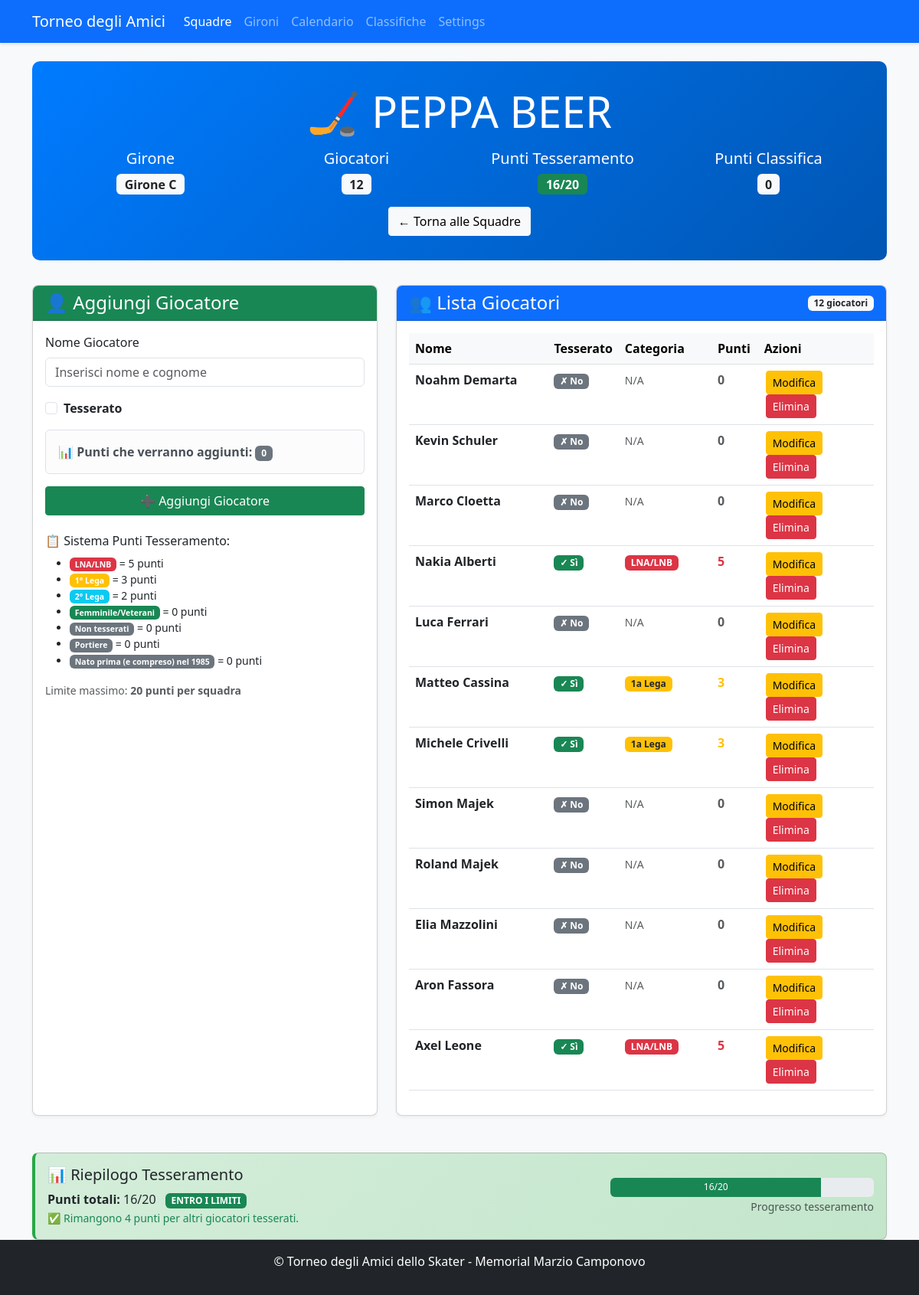
/team/15, run on an earlier commit of the app's database.
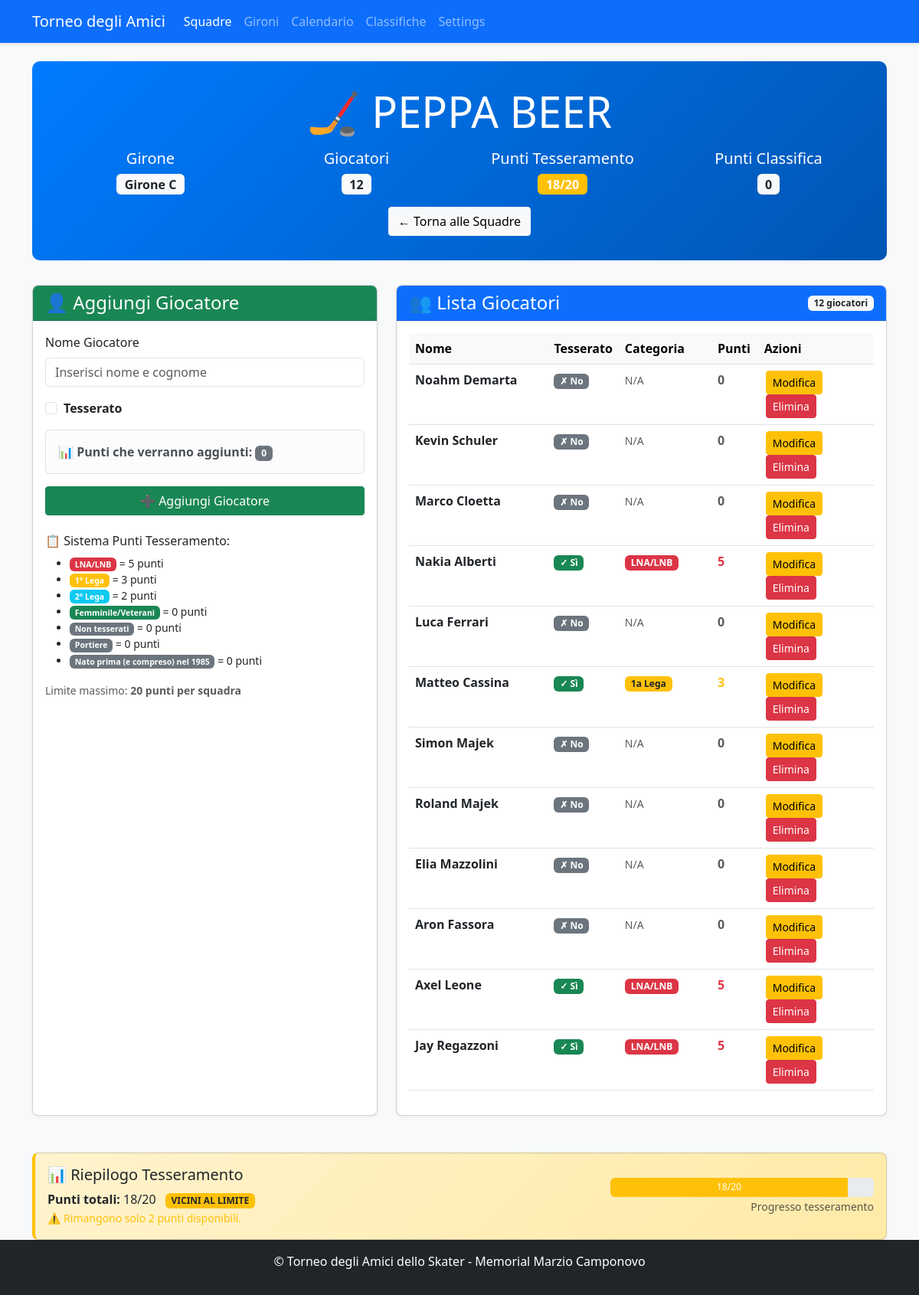
And on a later commit of the database.
### app.py (models this page shows, shortened)
class Player(db.Model):
    id = db.Column(db.Integer, primary_key=True)
    name = db.Column(db.String(100), nullable=False)
    team_id = db.Column(db.Integer, db.ForeignKey('team.id'), nullable=False)
    is_registered = db.Column(db.Boolean, default=False)
    category = db.Column(db.String(20))  # LNA/LNB, 1a Lega, 2a Lega, Non tesserato
    goals = db.Column(db.Integer, default=0)
    assists = db.Column(db.Integer, default=0)
    penalties = db.Column(db.Integer, default=0)
    @property
    def registration_points(self):
        if not self.is_registered:
            return 0  # Non tesserato = 0 punti
        points_map = {
            'LNA/LNB': 5,     # LNA/LNB = 5 punti
            '1a Lega': 3,     # 1° Lega = 3 punti
            '2a Lega': 2,     # 2° Lega = 2 punti
            'Femminile': 0,   # Femminile = 0 punti
            'Veterani': 0,     # Veterani = 0 punti
            'Portiere': 0,     # Portiere = 0 punti
            'Old': 0
        }
        return points_map.get(self.category, 0)  # Default 0 punti se categoria non riconosciuta

### app.py (the view, shortened to what this page needs)
@app.route('/team/<int:team_id>', methods=['GET', 'POST'])
def team_detail(team_id):
    team = Team.query.get_or_404(team_id)
    return render_template('team_detail.html', team=team)

### app.py (called while the page is built, shortened)
def get_tournament_dates():
    try:
        if db.inspect(db.engine).has_table('tournament_settings'):
            settings = TournamentSettings.query.first()
            if settings and settings.qualification_day1:
                return {
                    'qualification_day1': settings.qualification_day1,
                    'qualification_day2': settings.qualification_day2,
                    'quarterfinals_ml': settings.quarterfinals_ml_date,
                    'quarterfinals_bl': settings.quarterfinals_bl_date,
                    'semifinals_ml': settings.semifinals_ml_date,
                    'semifinals_bl': settings.semifinals_bl_date,
                    'finals': settings.finals_date
                }
    except Exception as e:
        print(f"Errore nel recupero date da settings: {e}")

    @property
    def games_played(self):
        return self.wins + self.losses + self.draws

    @property
    def player_points_total(self):
        return sum(player.registration_points for player in self.players)

### templates/team_detail.html (shortened to what the changed rows need)
<!DOCTYPE html>
<html lang="it">
<head>
    <link rel="stylesheet" href="https://cdn.jsdelivr.net/npm/bootstrap@5.3.0/dist/css/bootstrap.min.css">
    <link rel="stylesheet" href="{{ url_for('static', filename='style.css') }}">
</head>
<body class="d-flex flex-column min-vh-100">
    <div class="container mt-4">
        <div class="team-header text-center">
            <h1 class="display-4 mb-3">🏒 {{ team.name }}</h1>
            <div class="row">
                <div class="col-md-3">
                    <h5>Punti Tesseramento</h5>
                    <span class="badge {% if team.player_points_total > 20 %}bg-danger{% elif team.player_points_total >= 18 %}bg-warning{% else %}bg-success{% endif %} fs-6">
                        {{ team.player_points_total }}/20
                    </span>
                </div>
            </div>
        </div>
        <div class="row">
            <div class="col-lg-7 mb-4">
                <div class="card h-100">
                    <div class="card-body">
                        {% if team.players %}
                            <div class="table-responsive">
                                <table class="table table-hover">
                                    <thead class="table-light">
                                        <tr>
                                            <th width="30%">Nome</th>
                                            <th width="15%">Tesserato</th>
                                            <th width="20%">Categoria</th>
                                            <th width="10%">Punti</th>
                                            <th width="25%">Azioni</th>
                                        </tr>
                                    </thead>
                                    <tbody>
                                        {% for player in team.players %}
                                            <tr class="player-card">
                                                <td>
                                                    <strong>{{ player.name }}</strong>
                                                </td>
                                                <td>
                                                    {% if player.is_registered %}
                                                        <span class="badge bg-success">✓ Sì</span>
                                                    {% else %}
                                                        <span class="badge bg-secondary">✗ No</span>
                                                    {% endif %}
                                                </td>
                                                <td>
                                                    {% if player.category %}
                                                        <span class="badge category-badge {% if player.category == 'LNA/LNB' %}bg-danger{% elif player.category == '1a Lega' %}bg-warning text-dark{% elif player.category == '2a Lega' %}bg-info{% elif player.category == 'Femminile' %}bg-success{% elif player.category == 'Veterani' %}bg-success{% else %}bg-secondary{% endif %}">
                                                            {{ player.category }}
                                                        </span>
                                                    {% else %}
                                                        <span class="text-muted small">N/A</span>
                                                    {% endif %}
                                                </td>
                                                <td>
                                                    <strong class="{% if player.registration_points == 5 %}text-danger{% elif player.registration_points == 3 %}text-warning{% elif player.registration_points == 2 %}text-info{% else %}text-muted{% endif %}">
                                                        {{ player.registration_points }}
                                                    </strong>
                                                </td>
                                                <td>
                                                    <div class="action-buttons">
                                                        <a href="{{ url_for('edit_player', player_id=player.id) }}"
                                                           class="btn btn-sm btn-warning"
                                                           title="Modifica {{ player.name }}">
                                                            Modifica
                                                        </a>
                                                        <form action="{{ url_for('delete_player', player_id=player.id) }}"
                                                              method="post"
                                                              class="d-inline">
                                                            <button type="submit"
                                                                    class="btn btn-sm btn-danger"
                                                                    onclick="return confirm('Sei sicuro di voler eliminare {{ player.name }}?\n\nQuesta azione eliminerà anche tutte le sue statistiche di gioco.')"
                                                                    title="Elimina {{ player.name }}">
                                                                Elimina
                                                            </button>
                                                        </form>
                                                    </div>
                                                </td>
                                            </tr>
                                        {% endfor %}
                                    </tbody>
                                </table>
                            </div>
                        {% endif %}
                    </div>
                </div>
            </div>
        </div>
        <div class="row mt-4">
            <div class="col-12">
                <div class="card points-card {% if team.player_points_total > 20 %}danger{% elif team.player_points_total >= 18 %}warning{% endif %}">
                    <div class="card-body">
                        <div class="row align-items-center">
                            <div class="col-md-8">
                                <h5 class="mb-0">
                                    📊 Riepilogo Tesseramento
                                </h5>
                                <div class="mt-2">
                                    <strong>Punti totali:</strong> {{ team.player_points_total }}/20
                                    {% if team.player_points_total > 20 %}
                                        <span class="badge bg-danger ms-2">LIMITE SUPERATO</span>
                                        <br><small class="text-danger">
                                            ⚠️ La squadra supera il limite di {{ team.player_points_total - 20 }} punti!
                                        </small>
                                    {% elif team.player_points_total >= 18 %}
                                        <span class="badge bg-warning text-dark ms-2">VICINI AL LIMITE</span>
                                        <br><small class="text-warning">
                                            ⚠️ Rimangono solo {{ 20 - team.player_points_total }} punti disponibili.
                                        </small>
                                    {% else %}
                                        <span class="badge bg-success ms-2">ENTRO I LIMITI</span>
                                        <br><small class="text-success">
                                            ✅ Rimangono {{ 20 - team.player_points_total }} punti per altri giocatori tesserati.
                                        </small>
                                    {% endif %}
                                </div>
                            </div>
                            <div class="col-md-4 text-end">
                                <div class="progress" style="height: 25px;">
                                    <div class="progress-bar {% if team.player_points_total > 20 %}bg-danger{% elif team.player_points_total >= 18 %}bg-warning{% else %}bg-success{% endif %}"
                                         style="width: {{ (team.player_points_total / 20 * 100)|round }}%">
                                        {{ team.player_points_total }}/20
                                    </div>
                                </div>
                            </div>
                        </div>
                    </div>
                </div>
            </div>
        </div>
    </div>
</body>
</html>

What changed in the data, as far as the page shows it:
removed Player: name "Michele Crivelli", shows "✓ Sì", category "1a Lega", registration_points "3"
computed for Player "Noahm Demarta": player_points_total "16" → "18"; 20-team.player_points_total "4" → "2"
added Player: name "Jay Regazzoni", shows "✓ Sì", category "LNA/LNB", registration_points "5"
Also different on the page:
{{ (team.player_points_total / 20 * 100)|round }}: 80.0 → 90.0 (drawn)
text no longer shown: "ENTRO I LIMITI ✅ Rimangono punti per altri giocatori tesserati."
text now shown: "VICINI AL LIMITE ⚠️ Rimangono solo punti disponibili."
